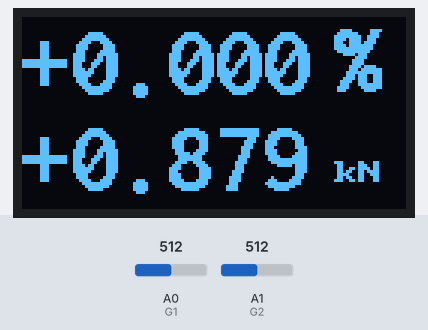
A sketch run on a simulated Arduino Uno, built for the host (arithmetic inside an expression is 32-bit, double 64-bit). Parts: 128×64 one-colour display. The inputs (shaded band) are chosen by the test bench; at power-on: A0 (G1) = 512, A1 (G2) = 512. What the sketch prints to the serial monitor is not drawn.

Above: at 5.2 s.
5.3 s: A0 (G1) set to 498
At 6.9 s:
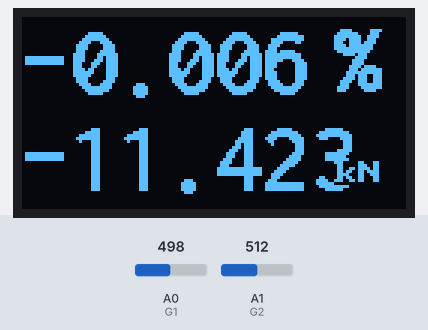
9.3 s: A1 (G2) set to 716
At 10.7 s:
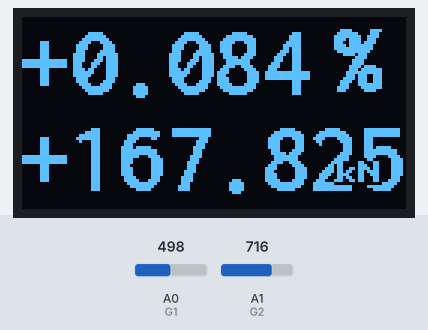
11.6 s: A0 (G1) set to 306
At 12.8 s:
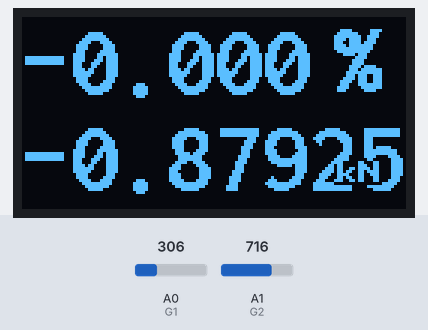
13.6 s: A1 (G2) set to 900
At 14.9 s:
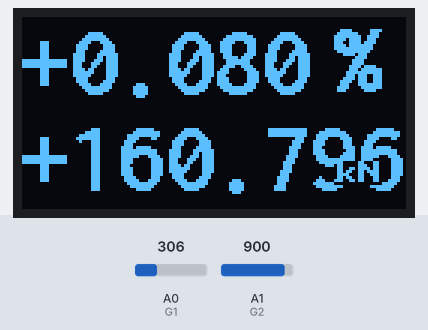
15.6 s: A1 (G2) set to 1023
At 17.0 s:
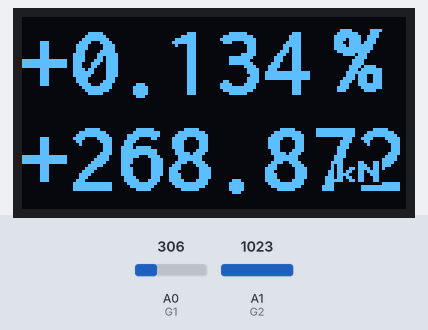
17.7 s: A0 (G1) set to 122
At 19.0 s:
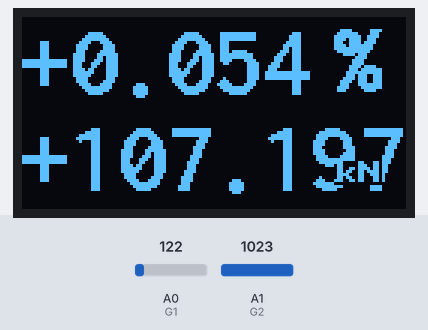
Timing chart, 0 to 20.7 s (numbered marks = the images above; inputs shaded):
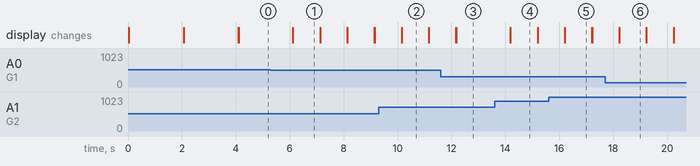

The sketch:

strain_gauge_display.ino
```cpp
// Strain Gage
//   created by Huang Lihao

#include <U8g2lib.h>
#include <U8x8lib.h>

#include <sstream>
#include <iomanip>

#define G1	A0
#define G2	A1
U8X8_SH1106_128X64_NONAME_HW_I2C u8x8(/* reset=*/ U8X8_PIN_NONE);

const char *s;
std::stringstream ss;
int g1, g2;
float V1, V2, Va, V0;
float strain;

#define Vref 3.3
#define E Vref
#define K 1.78
#define ModuleAmp 250


void setup() {
  // Set Serial to debug
  Serial.begin(9600);

  // u8x8
  u8x8.begin();

  // u8x8 start up page
  u8x8.setFont(u8x8_font_inr21_2x4_f);
  u8x8.drawString(0,0,"Strain");
  u8x8.drawString(7,4,"Gauge");
  delay(2000);
  u8x8.clear();

  u8x8.setFont(u8x8_font_artossans8_r);
  u8x8.drawString(0,1,"created by");
  u8x8.setFont(u8x8_font_7x14B_1x2_f);
  u8x8.drawString(3,4,"Huang Lihao");
  delay(2000);
  u8x8.clear();

  V0 = Vref * 0.5;
  std::showpos(ss);
  std::internal(ss);
}

void loop() {
  g1 = analogRead(G1);
  g2 = analogRead(G2);
  V1 = g1 / 1023.0 * Vref;
  V2 = g2 / 1023.0 * Vref;
  Va = (V1 + V2) * 0.5;
  strain = 4.0 * (Va- V0) / (ModuleAmp * K * E);

  Serial.print("strain = "); Serial.print(String(strain)); Serial.print(", ");
  Serial.print("V1 = "); Serial.print(String(V1)); Serial.print(", ");
  Serial.print("V2 = "); Serial.print(String(V2)); Serial.print("\n");


  ss.str("");
  ss << std::setiosflags(std::ios::fixed) << std::setprecision(3) << strain *100;
  s = ss.str().data();
  u8x8.setFont(u8x8_font_inb21_2x4_n);
  u8x8.drawString(0,0,s);

  ss.str("");
  ss << std::setiosflags(std::ios::fixed) << std::setprecision(3) << strain * 200000;
  s = ss.str().data();
  u8x8.setFont(u8x8_font_inb21_2x4_n);
  u8x8.drawString(0,4,s);

  u8x8.setFont(u8x8_font_inb21_2x4_f);
  u8x8.drawString(13,0,"%");
  u8x8.setFont(u8x8_font_amstrad_cpc_extended_r);
  u8x8.drawString(13,6,"kN");
  delay(1000);
}
```

Measured:
- the behaviour switches between 511 and 510 on A0 (G1) (found by bisection; images 0 and 1)
- after the input at 5.3 s, the display: first changes after 0.81 s (image 1 shows a later state)
- after the input at 9.3 s, the display: first changes after 0.85 s (image 2 shows a later state)
- after the input at 11.6 s, the display: first changes after 0.57 s (image 3 shows a later state)
- after the input at 13.6 s, the display: first changes after 0.58 s (image 4 shows a later state)
- after the input at 15.6 s, the display: first changes after 0.60 s (image 5 shows a later state)
- after the input at 17.7 s, the display: first changes after 0.52 s (image 6 shows a later state)
